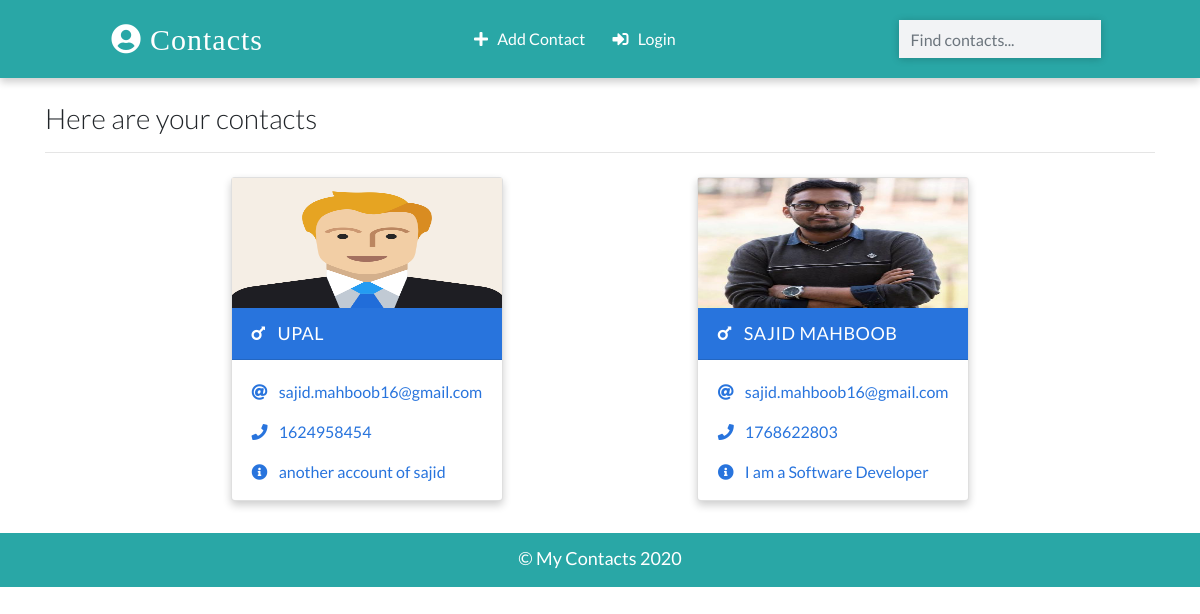
The app's page /, older data.
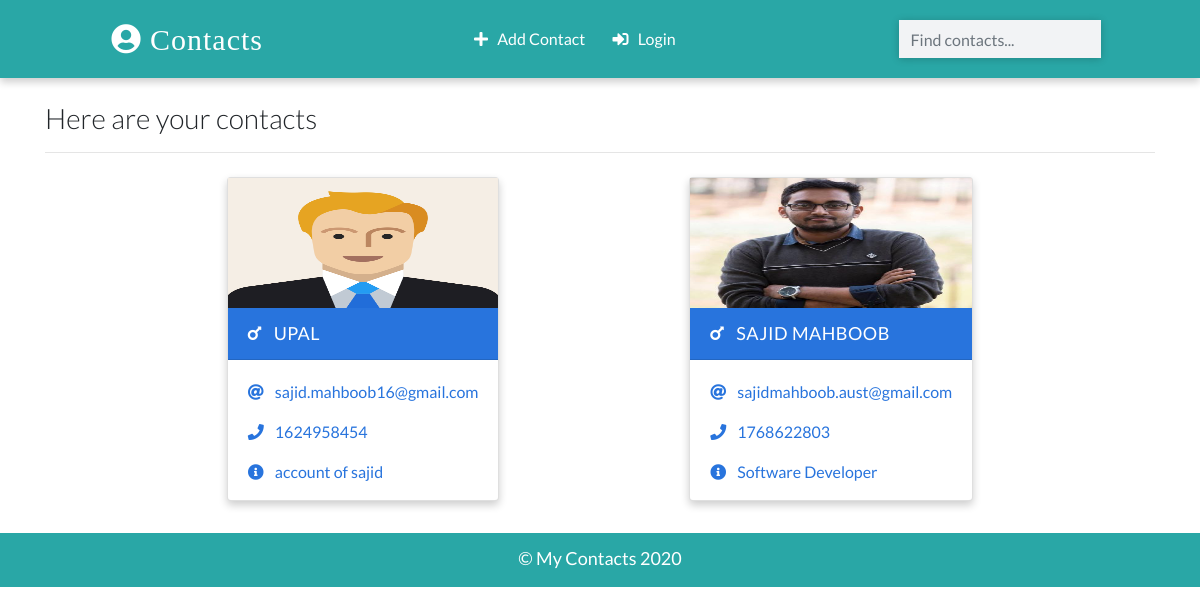
The same page, newer data.
### cms/models.py (models this page shows, shortened)
class Contact(models.Model):
    name = models.CharField(max_length=20)
    email = models.EmailField(max_length=100)
    phone = models.IntegerField()
    info = models.CharField(max_length=30)
    gender = models.CharField(max_length=50, choices=(
        ('male', 'Male'),
        ('female', 'Female'),
    ))
    image = models.ImageField(upload_to='images/', blank=True)
    date_added = models.DateTimeField(default = datetime.now)
    class Meta:
        ordering = ['-id']

### cms/views.py (the view)
# urls.py: path('', views.home, name='home'),
def home(request):
    username = None
    username = request.user
    print(username)
    context = {
        'contacts': Contact.objects.all()
    }
    return render(request, 'index.html', context)

### templates/index.html (shortened to what this page needs)
{% extends 'base.html' %}
{% load static %}
{% block main_content %}
    <div class="container">
      <h3 class="heading font-weight-light">Here are your contacts</h3>
      <hr />
    </div>
    <div class="container main-part">
      {% if contacts %}
        {% for contacts in contacts %}
            {% include 'partials/_card.html' %}
        {% endfor %}
      {% else %}
        <p class = "d-block font-weight-light my-2 heading">No contacts have been saved yet!</p>
      {% endif %}
    </div>
{% endblock main_content %}

### templates/partials/_card.html (shortened to what this page needs)
{% load static %}
{% if contacts.gender == 'male' %}
    <div class="card my-2 mx-2 boy-card {% if 'detail' in request.path %} mx-auto w-25 {% endif %} ">
        <img src="{% if contacts.image %}
        {{contacts.image.url}}
        {% else %}
        {% static 'images/boy.png' %}
        {% endif %}" class="img-fluid" />
        <div class="card-header">
        <a href="{% url 'detail' contacts.id %}" class="text-white header-link"
            ><i class="fas fa-mars mr-2"></i> {{contacts.name}}</a>
        </div>
        <div class="card-body pb-0">
        <p>
            <i class="fas fa-at mr-2"></i>
            <a href="mailto:sajid.mahboob16@gmail.com">{{contacts.email}} </a>
        </p>
        <p>
            <i class="fas fa-phone mr-2"></i>
            <a href="tel:01624958454">{{contacts.phone}}</a>
        </p>
        <p><i class="fas fa-info-circle mr-2"></i> {{contacts.info}}</p>
        </div>
    </div>
 {% endif %}

Row changes from the older to the newer data that the page shows:
changed Contact "UPAL": info "another account of sajid" → "account of sajid"
changed Contact "SAJID MAHBOOB": email "sajid.mahboob16@gmail.com" → "sajidmahboob.aust@gmail.com"; info "I am a Software Developer" → "Software Developer"
